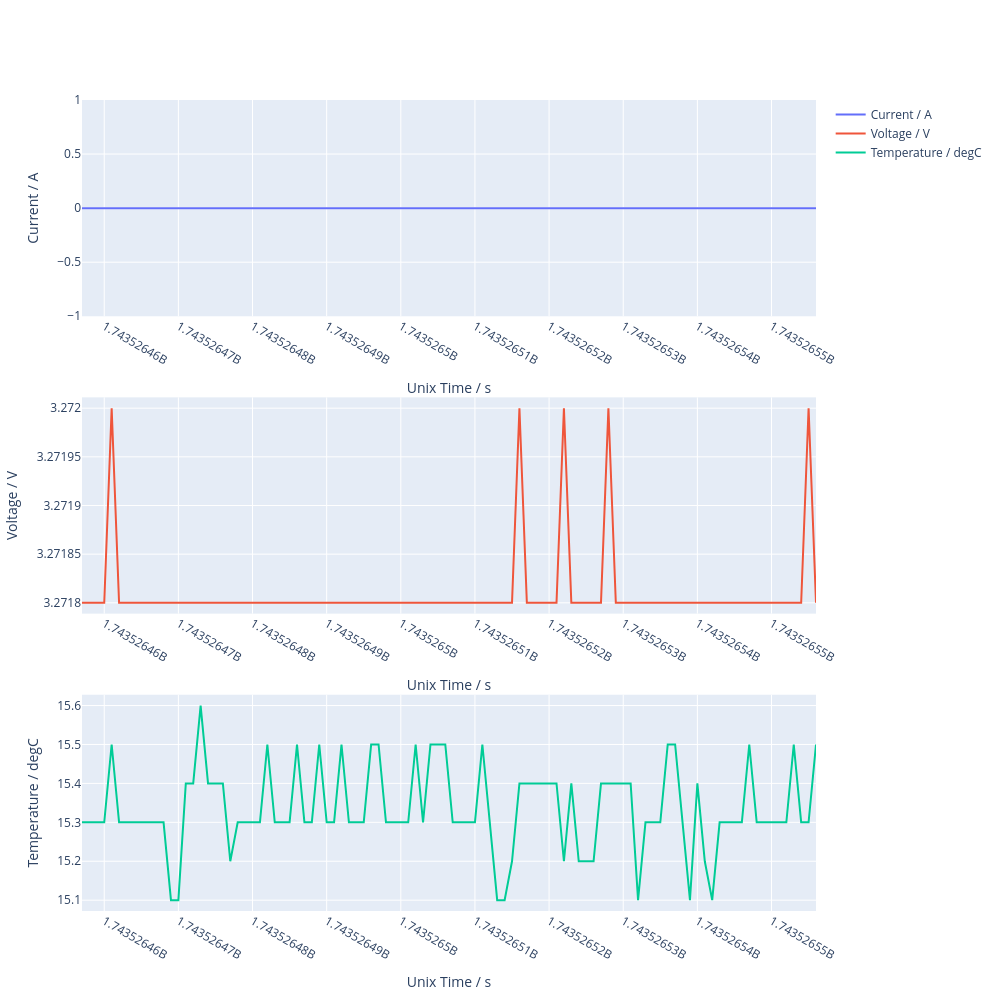

The cell this chart's notebook holds for it:
### Code cell
with newaresql.connect(**credentials) as conn:
    test = random.choice(tests.to_dicts())
    print(f"Test metadata")
    print(
        "\n".join(
            f"\t{k}: {test[k]}"
            for k in [
                "dev_uid",
                "unit_id",
                "chl_id",
                "test_id",
                "batch_no",
                "info",
                "start_time",
                "end_time",
            ]
        )
    )
    stats = conn.get_stats(test)
    print(f"Test statistics")
    print("\n".join(f"\t{k}: {v}" for k, v in stats.items()))
    data = conn.get_data(
        test, conditions={"Record Count / 1": (None, 100)}, join="database"
    )
    display(data.head())

    fig = sp.make_subplots(rows=3, cols=1)
    for n, col in enumerate(
        ["Current / A", "Voltage / V", "Temperature / degC"], start=1
    ):
        fig.add_trace(
            go.Scatter(
                x=data.select("Unix Time / s").to_series(),
                y=data.select((col,)).to_series(),
                name=col,
            ),
            row=n,
            col=1,
        )
        fig.update_xaxes(title_text="Unix Time / s", row=n, col=1)
        fig.update_yaxes(title_text=col, row=n, col=1)
    fig.update_layout(width=1000, height=1000)
    fig.show()
